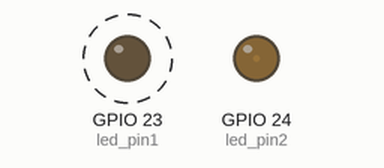
The program below on a simulated Raspberry Pi (BCM pin numbers). Shown: output pins drawn as LEDs (lit = HIGH). Dashed ring = blinking. Threads take turns every 2 ms.

Above: at 0.05 s.
At 0.8 s:
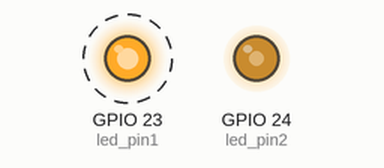
At 1.55 s:
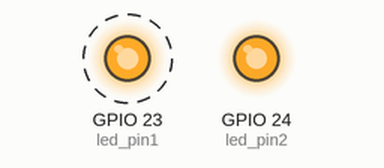
At 2.7 s:
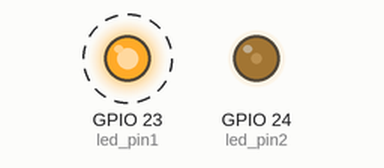
Timing chart, 0 to 7.0 s (numbered marks = the images above):
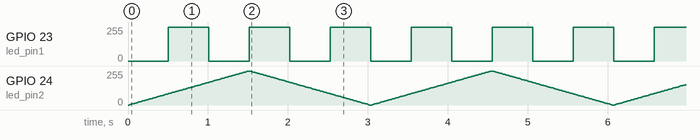

Measured:
- by itself, GPIO 23 (led_pin1): alternates 255/255 for 0.51 s and 0/255 for 0.51 s

The program:

think_th1.py
```python
import RPi.GPIO as GPIO
import threading
import time

led_pin1 = 23
led_pin2 = 24

GPIO.setmode(GPIO.BCM)
GPIO.setup(led_pin1, GPIO.OUT)
GPIO.setup(led_pin2, GPIO.OUT)

GPIO.output(led_pin1, False)
GPIO.output(led_pin2, False)

flag_exit = False
pwm1 = GPIO.PWM(led_pin1, 1000.0)
pwm1.start(0.0)
pwm2 = GPIO.PWM(led_pin2, 1000.0)
pwm2.start(0.0)

def t1_sub_led():
    while True:
        for t_high in range(0, 101):
            pwm2.ChangeDutyCycle(t_high)
            time.sleep(0.015)
        for t_high in range(100, -1, -1):
            pwm2.ChangeDutyCycle(t_high)
            time.sleep(0.015)
        if flag_exit: break

t1 = threading.Thread(target=t1_sub_led)
t1.start()

try:
    while True:
        for t_high in range(0, 101):
            pwm1.ChangeDutyCycle(t_high)
            time.sleep(0.005)
        for t_high in range(100, -1, -1):
            pwm1.ChangeDutyCycle(t_high)
            time.sleep(0.005)
        if flag_exit: break
except KeyboardInterrupt:
    pass

flag_exit = True
t1.join()
pwm1.stop()
pwm2.stop()
GPIO.cleanup()
```
